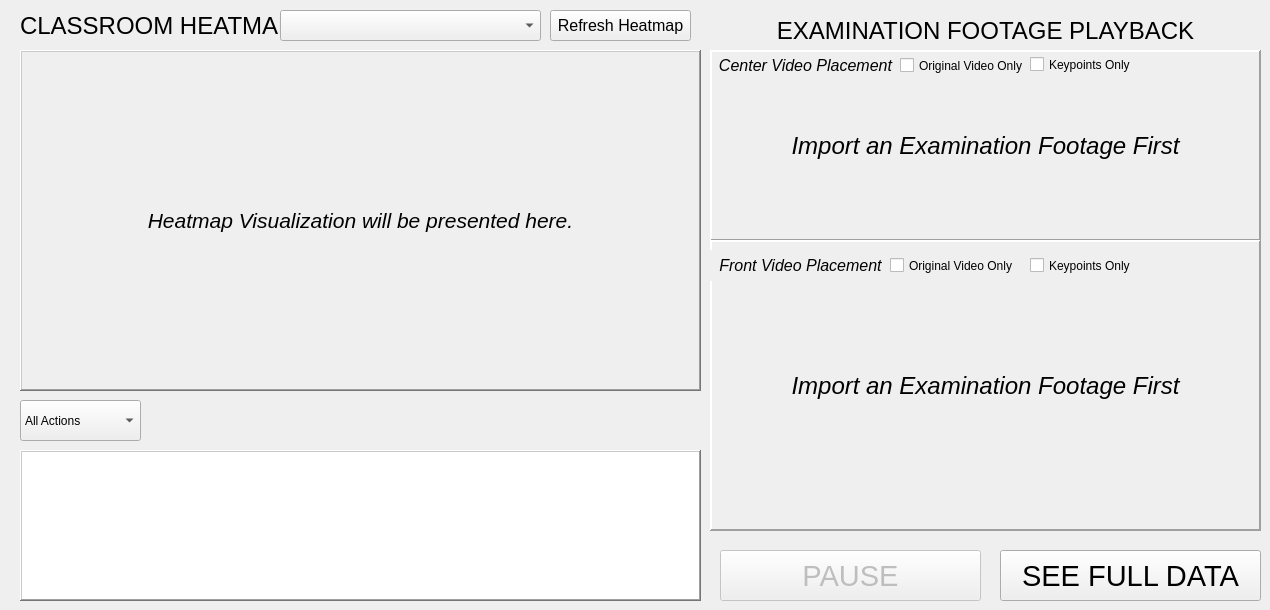
    <widget class="QWidget" name="analyticsTab">
     <attribute name="title">
      <string>Analytics</string>
     </attribute>
     <widget class="QPushButton" name="pushButton">
      <property name="geometry">
       <rect>
        <x>550</x>
        <y>10</y>
        <width>141</width>
        <height>31</height>
       </rect>
      </property>
      <property name="font">
       <font>
        <pointsize>12</pointsize>
       </font>
      </property>
      <property name="text">
       <string>Refresh Heatmap</string>
      </property>
     </widget>
     <widget class="QLabel" name="center_video_preview_label">
      <property name="geometry">
       <rect>
        <x>710</x>
        <y>50</y>
        <width>551</width>
        <height>191</height>
       </rect>
      </property>
      <property name="font">
       <font>
        <pointsize>18</pointsize>
        <italic>true</italic>
       </font>
      </property>
      <property name="frameShape">
       <enum>QFrame::Shape::Panel</enum>
      </property>
      <property name="frameShadow">
       <enum>QFrame::Shadow::Raised</enum>
      </property>
      <property name="lineWidth">
       <number>2</number>
      </property>
      <property name="text">
       <string>Import an Examination Footage First</string>
      </property>
      <property name="alignment">
       <set>Qt::AlignmentFlag::AlignCenter</set>
      </property>
     </widget>
     <widget class="QLabel" name="label_14">
      <property name="geometry">
       <rect>
        <x>20</x>
        <y>0</y>
        <width>291</width>
        <height>51</height>
       </rect>
      </property>
      <property name="font">
       <font>
        <family>Segoe UI</family>
        <pointsize>18</pointsize>
       </font>
      </property>
      <property name="text">
       <string>CLASSROOM HEATMAP</string>
      </property>
      <property name="alignment">
       <set>Qt::AlignmentFlag::AlignLeading|Qt::AlignmentFlag::AlignLeft|Qt::AlignmentFlag::AlignVCenter</set>
      </property>
     </widget>
     <widget class="QLabel" name="label_40">
      <property name="geometry">
       <rect>
        <x>710</x>
        <y>10</y>
        <width>551</width>
        <height>41</height>
       </rect>
      </property>
      <property name="font">
       <font>
        <family>Segoe UI</family>
        <pointsize>18</pointsize>
       </font>
      </property>
      <property name="text">
       <string>EXAMINATION FOOTAGE PLAYBACK</string>
      </property>
      <property name="alignment">
       <set>Qt::AlignmentFlag::AlignCenter</set>
      </property>
     </widget>
     <widget class="QComboBox" name="comboBox">
      <property name="geometry">
       <rect>
        <x>280</x>
        <y>10</y>
        <width>261</width>
        <height>31</height>
       </rect>
      </property>
      <property name="font">
       <font>
        <pointsize>14</pointsize>
       </font>
      </property>
      <property name="currentText">
       <string/>
      </property>
     </widget>
     <widget class="QLabel" name="front_video_preview_label">
      <property name="geometry">
       <rect>
        <x>710</x>
        <y>240</y>
        <width>551</width>
        <height>291</height>
       </rect>
      </property>
      <property name="font">
       <font>
        <pointsize>18</pointsize>
        <italic>true</italic>
       </font>
      </property>
      <property name="frameShape">
       <enum>QFrame::Shape::Panel</enum>
      </property>
      <property name="frameShadow">
       <enum>QFrame::Shadow::Raised</enum>
      </property>
      <property name="lineWidth">
       <number>2</number>
      </property>
      <property name="text">
       <string>Import an Examination Footage First</string>
      </property>
      <property name="alignment">
       <set>Qt::AlignmentFlag::AlignCenter</set>
      </property>
     </widget>
     <widget class="QLabel" name="label_13">
      <property name="geometry">
       <rect>
        <x>710</x>
        <y>50</y>
        <width>191</width>
        <height>31</height>
       </rect>
      </property>
      <property name="font">
       <font>
        <pointsize>12</pointsize>
        <italic>true</italic>
       </font>
      </property>
      <property name="text">
       <string>Center Video Placement</string>
      </property>
      <property name="alignment">
       <set>Qt::AlignmentFlag::AlignCenter</set>
      </property>
     </widget>
     <widget class="QLabel" name="label_19">
      <property name="geometry">
       <rect>
        <x>710</x>
        <y>250</y>
        <width>181</width>
        <height>31</height>
       </rect>
      </property>
      <property name="font">
       <font>
        <pointsize>12</pointsize>
        <italic>true</italic>
       </font>
      </property>
      <property name="autoFillBackground">
       <bool>true</bool>
      </property>
      <property name="text">
       <string>Front Video Placement</string>
      </property>
      <property name="alignment">
       <set>Qt::AlignmentFlag::AlignCenter</set>
      </property>
     </widget>
     <widget class="QGraphicsView" name="DataChart">
      <property name="geometry">
       <rect>
        <x>20</x>
        <y>450</y>
        <width>681</width>
        <height>151</height>
       </rect>
      </property>
      <property name="frameShape">
       <enum>QFrame::Shape::WinPanel</enum>
      </property>
      <property name="frameShadow">
       <enum>QFrame::Shadow::Raised</enum>
      </property>
      <property name="backgroundBrush">
       <brush brushstyle="NoBrush">
        <color alpha="255">
         <red>0</red>
         <green>0</green>
         <blue>0</blue>
        </color>
       </brush>
      </property>
     </widget>
     <widget class="QPushButton" name="play_pause_button_analytics">
      <property name="enabled">
       <bool>false</bool>
      </property>
      <property name="geometry">
       <rect>
        <x>720</x>
        <y>550</y>
        <width>261</width>
        <height>51</height>
       </rect>
      </property>
      <property name="font">
       <font>
        <pointsize>22</pointsize>
       </font>
      </property>
      <property name="text">
       <string>PAUSE</string>
      </property>
     </widget>
     <widget class="QPushButton" name="see_full_data_button">
      <property name="geometry">
       <rect>
        <x>1000</x>
        <y>550</y>
        <width>261</width>
        <height>51</height>
       </rect>
      </property>
      <property name="font">
       <font>
        <pointsize>22</pointsize>
       </font>
      </property>
      <property name="text">
       <string>SEE FULL DATA</string>
      </property>
     </widget>
     <widget class="QLabel" name="heatmap_present_label">
      <property name="geometry">
       <rect>
        <x>20</x>
        <y>50</y>
        <width>681</width>
        <height>341</height>
       </rect>
      </property>
      <property name="font">
       <font>
        <pointsize>16</pointsize>
        <italic>true</italic>
       </font>
      </property>
      <property name="frameShape">
       <enum>QFrame::Shape::WinPanel</enum>
      </property>
      <property name="frameShadow">
       <enum>QFrame::Shadow::Raised</enum>
      </property>
      <property name="text">
       <string>Heatmap Visualization will be presented here.</string>
      </property>
      <property name="alignment">
       <set>Qt::AlignmentFlag::AlignCenter</set>
      </property>
     </widget>
     <widget class="QWidget" name="timeFrameContainer" native="true">
      <property name="geometry">
       <rect>
        <x>150</x>
        <y>390</y>
        <width>551</width>
        <height>51</height>
       </rect>
      </property>
     </widget>
     <widget class="QCheckBox" name="originalVideoOnlyChkBox_center_analytics">
      <property name="geometry">
       <rect>
        <x>900</x>
        <y>50</y>
        <width>131</width>
        <height>31</height>
       </rect>
      </property>
      <property name="autoFillBackground">
       <bool>false</bool>
      </property>
      <property name="text">
       <string>Original Video Only</string>
      </property>
      <property name="checked">
       <bool>false</bool>
      </property>
     </widget>
     <widget class="QCheckBox" name="originalVideoOnlyChkBox_front_analytics">
      <property name="geometry">
       <rect>
        <x>890</x>
        <y>250</y>
        <width>131</width>
        <height>31</height>
       </rect>
      </property>
      <property name="autoFillBackground">
       <bool>false</bool>
      </property>
      <property name="text">
       <string>Original Video Only</string>
      </property>
      <property name="checked">
       <bool>false</bool>
      </property>
     </widget>
     <widget class="QCheckBox" name="keypointsOnlyChkBox_Center_analytics">
      <property name="geometry">
       <rect>
        <x>1030</x>
        <y>49</y>
        <width>141</width>
        <height>31</height>
       </rect>
      </property>
      <property name="autoFillBackground">
       <bool>false</bool>
      </property>
      <property name="text">
       <string>Keypoints Only</string>
      </property>
     </widget>
     <widget class="QCheckBox" name="keypointsOnlyChkBox_front_analytics">
      <property name="geometry">
       <rect>
        <x>1030</x>
        <y>250</y>
        <width>141</width>
        <height>31</height>
       </rect>
      </property>
      <property name="autoFillBackground">
       <bool>false</bool>
      </property>
      <property name="text">
       <string>Keypoints Only</string>
      </property>
     </widget>
     <widget class="QComboBox" name="Action">
      <property name="geometry">
       <rect>
        <x>20</x>
        <y>400</y>
        <width>121</width>
        <height>41</height>
       </rect>
      </property>
      <property name="currentText">
       <string>All Actions</string>
      </property>
      <item>
       <property name="text">
        <string>All Actions</string>
       </property>
      </item>
      <item>
       <property name="text">
        <string>Extending Right Arm</string>
       </property>
      </item>
      <item>
       <property name="text">
        <string>Standing</string>
       </property>
      </item>
      <item>
       <property name="text">
        <string>Sitting</string>
       </property>
      </item>
     </widget>
     <zorder>pushButton</zorder>
     <zorder>center_video_preview_label</zorder>
     <zorder>label_14</zorder>
     <zorder>label_40</zorder>
     <zorder>comboBox</zorder>
     <zorder>front_video_preview_label</zorder>
     <zorder>label_13</zorder>
     <zorder>DataChart</zorder>
     <zorder>play_pause_button_analytics</zorder>
     <zorder>see_full_data_button</zorder>
     <zorder>heatmap_present_label</zorder>
     <zorder>label_19</zorder>
     <zorder>timeFrameContainer</zorder>
     <zorder>originalVideoOnlyChkBox_center_analytics</zorder>
     <zorder>originalVideoOnlyChkBox_front_analytics</zorder>
     <zorder>keypointsOnlyChkBox_Center_analytics</zorder>
     <zorder>keypointsOnlyChkBox_front_analytics</zorder>
     <zorder>Action</zorder>
    </widget>
